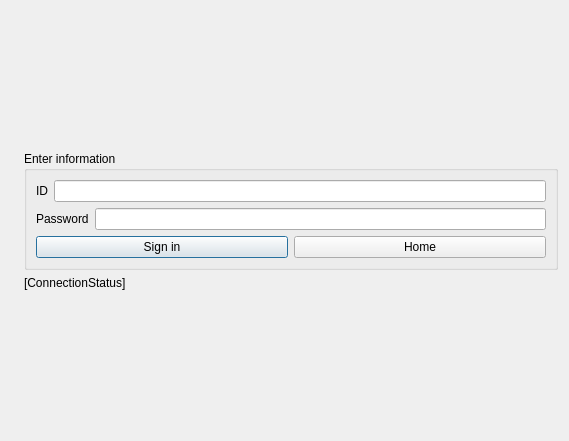
<?xml version="1.0" encoding="UTF-8"?>
<ui version="4.0">
 <class>instructorLogin</class>
 <widget class="QDialog" name="instructorLogin">
  <property name="geometry">
   <rect>
    <x>0</x>
    <y>0</y>
    <width>569</width>
    <height>441</height>
   </rect>
  </property>
  <property name="windowTitle">
   <string>Dialog</string>
  </property>
  <layout class="QGridLayout" name="gridLayout">
   <item row="1" column="0">
    <layout class="QHBoxLayout" name="horizontalLayout_4">
     <item>
      <widget class="QLabel" name="label_3">
       <property name="text">
        <string/>
       </property>
       <property name="pixmap">
        <pixmap>../Downloads/MicrosoftTeams-image (6).png</pixmap>
       </property>
       <property name="scaledContents">
        <bool>true</bool>
       </property>
      </widget>
     </item>
     <item>
      <layout class="QVBoxLayout" name="verticalLayout_4">
       <item>
        <widget class="QGroupBox" name="groupBox">
         <property name="styleSheet">
          <string notr="true">font: 11pt &quot;URW Gothic&quot;;</string>
         </property>
         <property name="title">
          <string>Enter information</string>
         </property>
         <layout class="QVBoxLayout" name="verticalLayout_3">
          <item>
           <layout class="QVBoxLayout" name="verticalLayout_2">
            <item>
             <layout class="QVBoxLayout" name="verticalLayout">
              <item>
               <layout class="QHBoxLayout" name="horizontalLayout">
                <item>
                 <widget class="QLabel" name="label">
                  <property name="text">
                   <string>ID</string>
                  </property>
                 </widget>
                </item>
                <item>
                 <widget class="QLineEdit" name="idText"/>
                </item>
               </layout>
              </item>
              <item>
               <layout class="QHBoxLayout" name="horizontalLayout_2">
                <item>
                 <widget class="QLabel" name="label_2">
                  <property name="text">
                   <string>Password</string>
                  </property>
                 </widget>
                </item>
                <item>
                 <widget class="QLineEdit" name="passwordText">
                  <property name="echoMode">
                   <enum>QLineEdit::Password</enum>
                  </property>
                 </widget>
                </item>
               </layout>
              </item>
             </layout>
            </item>
            <item>
             <layout class="QHBoxLayout" name="horizontalLayout_3">
              <item>
               <widget class="QPushButton" name="signInButton">
                <property name="text">
                 <string>Sign in</string>
                </property>
               </widget>
              </item>
              <item>
               <widget class="QPushButton" name="homeButton">
                <property name="text">
                 <string>Home</string>
                </property>
               </widget>
              </item>
             </layout>
            </item>
           </layout>
          </item>
         </layout>
        </widget>
       </item>
       <item>
        <widget class="QLabel" name="connectionStatus">
         <property name="text">
          <string>[ConnectionStatus]</string>
         </property>
        </widget>
       </item>
      </layout>
     </item>
    </layout>
   </item>
   <item row="2" column="0">
    <spacer name="verticalSpacer">
     <property name="orientation">
      <enum>Qt::Vertical</enum>
     </property>
     <property name="sizeHint" stdset="0">
      <size>
       <width>20</width>
       <height>40</height>
      </size>
     </property>
    </spacer>
   </item>
   <item row="0" column="0">
    <spacer name="verticalSpacer_2">
     <property name="orientation">
      <enum>Qt::Vertical</enum>
     </property>
     <property name="sizeHint" stdset="0">
      <size>
       <width>20</width>
       <height>40</height>
      </size>
     </property>
    </spacer>
   </item>
  </layout>
 </widget>
 <resources/>
 <connections/>
</ui>
